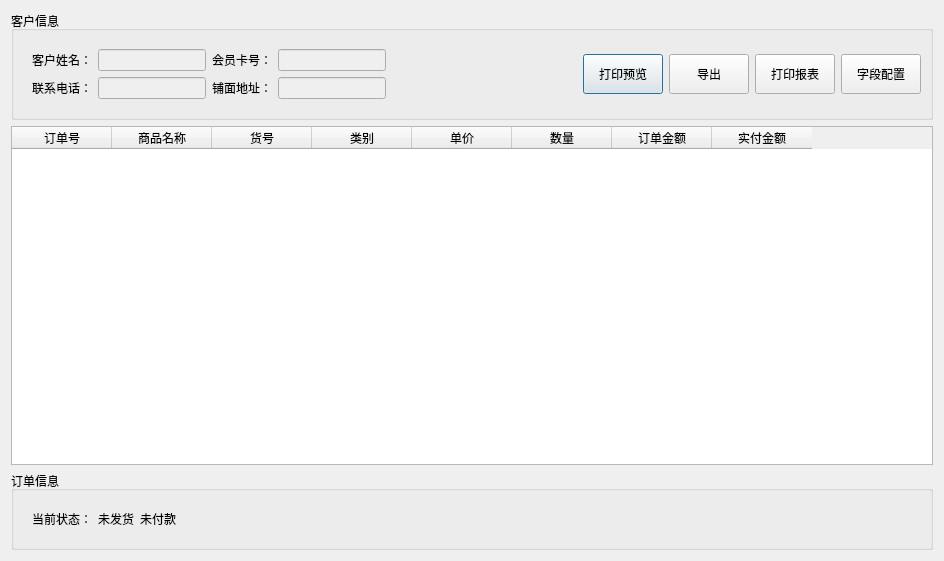
<?xml version="1.0" encoding="UTF-8"?>
<ui version="4.0">
 <class>Dialog</class>
 <widget class="QDialog" name="Dialog">
  <property name="geometry">
   <rect>
    <x>0</x>
    <y>0</y>
    <width>944</width>
    <height>561</height>
   </rect>
  </property>
  <property name="windowTitle">
   <string>Dialog</string>
  </property>
  <layout class="QVBoxLayout" name="verticalLayout">
   <item>
    <widget class="QGroupBox" name="groupBox">
     <property name="title">
      <string>客户信息</string>
     </property>
     <layout class="QHBoxLayout" name="horizontalLayout_2">
      <item>
       <widget class="QWidget" name="widget_4" native="true">
        <property name="minimumSize">
         <size>
          <width>100</width>
          <height>0</height>
         </size>
        </property>
        <layout class="QGridLayout" name="gridLayout">
         <item row="0" column="1">
          <widget class="QLineEdit" name="lineEdit">
           <property name="enabled">
            <bool>false</bool>
           </property>
           <property name="maximumSize">
            <size>
             <width>200</width>
             <height>16777215</height>
            </size>
           </property>
          </widget>
         </item>
         <item row="0" column="0">
          <widget class="QLabel" name="label">
           <property name="text">
            <string>客户姓名：</string>
           </property>
          </widget>
         </item>
         <item row="1" column="2">
          <widget class="QLabel" name="label_5">
           <property name="text">
            <string>铺面地址：</string>
           </property>
          </widget>
         </item>
         <item row="1" column="3">
          <widget class="QLineEdit" name="lineEdit_7">
           <property name="enabled">
            <bool>false</bool>
           </property>
          </widget>
         </item>
         <item row="1" column="0">
          <widget class="QLabel" name="label_6">
           <property name="text">
            <string>联系电话：</string>
           </property>
           <property name="alignment">
            <set>Qt::AlignRight|Qt::AlignTrailing|Qt::AlignVCenter</set>
           </property>
          </widget>
         </item>
         <item row="1" column="1">
          <widget class="QLineEdit" name="lineEdit_2">
           <property name="enabled">
            <bool>false</bool>
           </property>
           <property name="maximumSize">
            <size>
             <width>200</width>
             <height>16777215</height>
            </size>
           </property>
          </widget>
         </item>
         <item row="0" column="2">
          <widget class="QLabel" name="label_8">
           <property name="text">
            <string>会员卡号：</string>
           </property>
           <property name="alignment">
            <set>Qt::AlignRight|Qt::AlignTrailing|Qt::AlignVCenter</set>
           </property>
          </widget>
         </item>
         <item row="0" column="3">
          <widget class="QLineEdit" name="lineEdit_3">
           <property name="enabled">
            <bool>false</bool>
           </property>
           <property name="maximumSize">
            <size>
             <width>200</width>
             <height>16777215</height>
            </size>
           </property>
          </widget>
         </item>
        </layout>
       </widget>
      </item>
      <item>
       <spacer name="horizontalSpacer">
        <property name="orientation">
         <enum>Qt::Horizontal</enum>
        </property>
        <property name="sizeHint" stdset="0">
         <size>
          <width>40</width>
          <height>20</height>
         </size>
        </property>
       </spacer>
      </item>
      <item>
       <widget class="QPushButton" name="pushButton_4">
        <property name="minimumSize">
         <size>
          <width>0</width>
          <height>40</height>
         </size>
        </property>
        <property name="text">
         <string>打印预览</string>
        </property>
       </widget>
      </item>
      <item>
       <widget class="QPushButton" name="pushButton_2">
        <property name="minimumSize">
         <size>
          <width>0</width>
          <height>40</height>
         </size>
        </property>
        <property name="text">
         <string>导出</string>
        </property>
       </widget>
      </item>
      <item>
       <widget class="QPushButton" name="pushButton_3">
        <property name="minimumSize">
         <size>
          <width>0</width>
          <height>40</height>
         </size>
        </property>
        <property name="text">
         <string>打印报表</string>
        </property>
       </widget>
      </item>
      <item>
       <widget class="QPushButton" name="pushButton_5">
        <property name="minimumSize">
         <size>
          <width>0</width>
          <height>40</height>
         </size>
        </property>
        <property name="text">
         <string>字段配置</string>
        </property>
       </widget>
      </item>
     </layout>
    </widget>
   </item>
   <item>
    <widget class="QTableWidget" name="tableWidget">
     <column>
      <property name="text">
       <string>订单号</string>
      </property>
     </column>
     <column>
      <property name="text">
       <string>商品名称</string>
      </property>
     </column>
     <column>
      <property name="text">
       <string>货号</string>
      </property>
     </column>
     <column>
      <property name="text">
       <string>类别</string>
      </property>
     </column>
     <column>
      <property name="text">
       <string>单价</string>
      </property>
     </column>
     <column>
      <property name="text">
       <string>数量</string>
      </property>
     </column>
     <column>
      <property name="text">
       <string>订单金额</string>
      </property>
     </column>
     <column>
      <property name="text">
       <string>实付金额</string>
      </property>
     </column>
    </widget>
   </item>
   <item>
    <widget class="QGroupBox" name="groupBox_4">
     <property name="minimumSize">
      <size>
       <width>0</width>
       <height>0</height>
      </size>
     </property>
     <property name="title">
      <string>订单信息</string>
     </property>
     <layout class="QVBoxLayout" name="verticalLayout_2">
      <item>
       <widget class="QWidget" name="widget" native="true">
        <layout class="QHBoxLayout" name="horizontalLayout">
         <item>
          <widget class="QLabel" name="label_13">
           <property name="text">
            <string>当前状态：</string>
           </property>
           <property name="alignment">
            <set>Qt::AlignRight|Qt::AlignTrailing|Qt::AlignVCenter</set>
           </property>
          </widget>
         </item>
         <item>
          <widget class="QLabel" name="label_14">
           <property name="text">
            <string>未发货</string>
           </property>
           <property name="alignment">
            <set>Qt::AlignRight|Qt::AlignTrailing|Qt::AlignVCenter</set>
           </property>
          </widget>
         </item>
         <item>
          <widget class="QLabel" name="label_15">
           <property name="text">
            <string>未付款</string>
           </property>
           <property name="alignment">
            <set>Qt::AlignRight|Qt::AlignTrailing|Qt::AlignVCenter</set>
           </property>
          </widget>
         </item>
         <item>
          <spacer name="horizontalSpacer_2">
           <property name="orientation">
            <enum>Qt::Horizontal</enum>
           </property>
           <property name="sizeHint" stdset="0">
            <size>
             <width>40</width>
             <height>20</height>
            </size>
           </property>
          </spacer>
         </item>
        </layout>
       </widget>
      </item>
     </layout>
    </widget>
   </item>
  </layout>
 </widget>
 <resources/>
 <connections/>
</ui>
